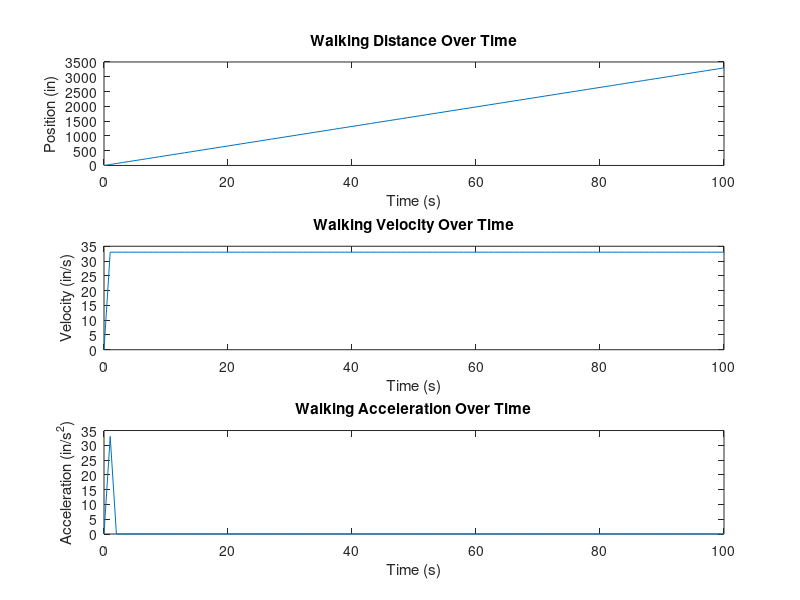
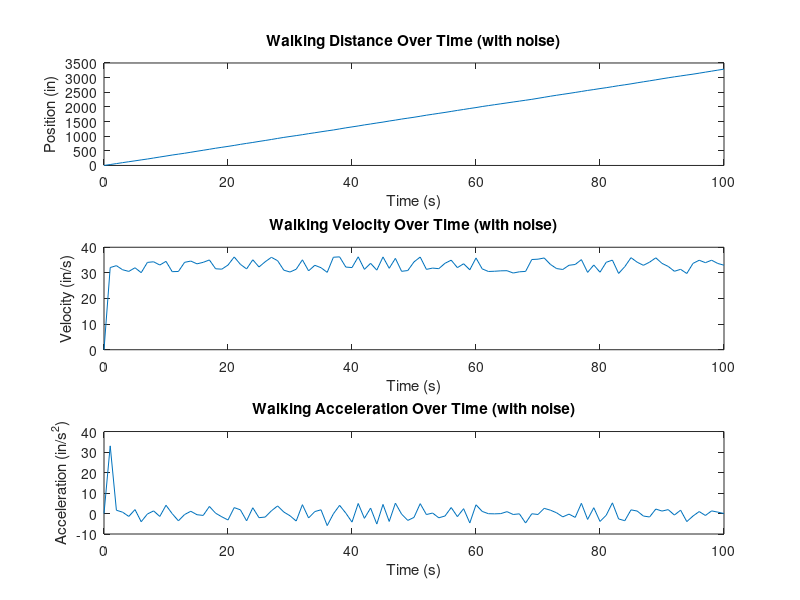

These figures' MATLAB source, in order:
%Title: steps.m
%Author: Zachri Jensen
%Class: ENGR 325 Instrumentation
%Date: 1/17/17
%Description: This script creates multiple plots for walking step
%distance, velocity, and acceleration over time. Random noise is introduced
%to illustrate the powerful effect of noisy position data on
%velocity and acceleration.

%Declare variables
step = 2.75*12;                     %step size, in inches
t_min = 0;                          %time value lower bound, in seconds
t_max = 100;                        %time value upper bound, in seconds
deltaT = 1;                         %time step, in seconds
t = t_min:deltaT:t_max;             %time values matrix

%Calculate position, velocity and acceleration
pos = step*t;      
vel = pos./t;
vel(1)=0;

for i=t_min:t_max-2;
    accl(i+2)=(vel(i+2)-vel(i+3))/deltaT;
end;
accl(2)=step/deltaT;
accl(101)=0;

%Plot noise
figure
subplot(3,1,1);
plot(t,pos);
title('Walking Distance Over Time');
xlabel('Time (s)');
ylabel('Position (in)');

subplot(3,1,2);
plot(t,vel);
title('Walking Velocity Over Time');
xlabel('Time (s)');
ylabel('Velocity (in/s)');

subplot(3,1,3);
plot(t,accl);
title('Walking Acceleration Over Time');
xlabel('Time (s)');
ylabel('Acceleration (in/s^{2})');

%Add +/- 10% noise in step size
a = -0.1;
b = 0.1;
for i=t_min:t_max-1;
    pos(i+2)=pos(i+1)+step+step*((b-a).*rand + a);
end;

for i=t_min:t_max-2;
    vel(i+2)=(pos(i+3)-pos(i+2))/deltaT;
    vel(1)=0;
end;

for i=t_min:t_max-2;
    accl(i+2)=(vel(i+2)-vel(i+3))/deltaT;
end;
accl(2)=step/deltaT;
accl(101)=0;

%Plot
figure
subplot(3,1,1);
plot(t,pos);
title('Walking Distance Over Time (with noise)');
xlabel('Time (s)');
ylabel('Position (in)');

subplot(3,1,2);
plot(t,vel);
title('Walking Velocity Over Time (with noise)');
xlabel('Time (s)');
ylabel('Velocity (in/s)');

subplot(3,1,3);
plot(t,accl);
title('Walking Acceleration Over Time (with noise)');
xlabel('Time (s)');
ylabel('Acceleration (in/s^{2})');
